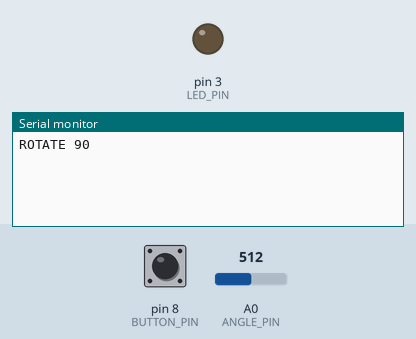
Recording of a sketch running on a simulated Arduino Uno, built with avr-gcc and run on an emulated ATmega328P. Parts: output pins drawn as LEDs (lit = HIGH), the last lines printed to the serial monitor. The inputs (shaded band) are chosen by the test bench; at power-on: pin 8 (BUTTON_PIN) LOW, A0 (ANGLE_PIN) = 512.

Above: at 1.2 s.
1.3 s: pin 8 (BUTTON_PIN) pulled HIGH for 0.15 s
At 3.0 s:
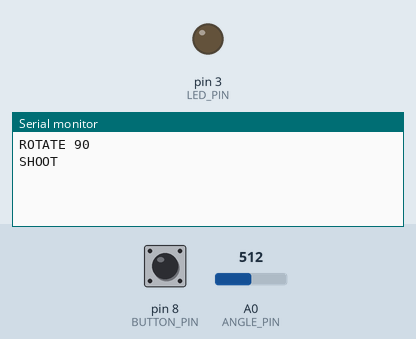
3.3 s: pin 8 (BUTTON_PIN) pulled HIGH for 1 s
At 5.5 s:
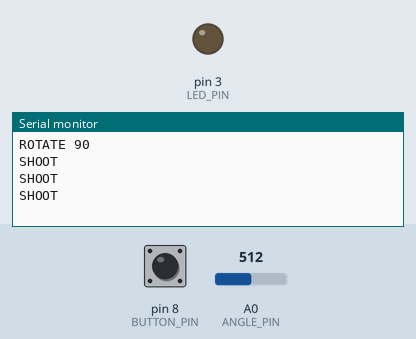
6.3 s: pin 8 (BUTTON_PIN) driven HIGH
9.3 s: pin 8 (BUTTON_PIN) driven LOW
At 10.4 s:
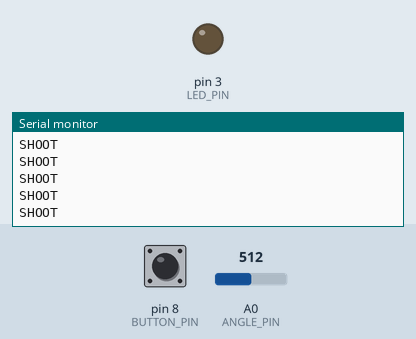

The sketch:

Bubble_Shooter_Uno_Sketch.ino
```cpp
#include <Servo.h>

/*
 * Configuración de los pins.
 * LED_PIN: Puede ser cualquier puerto digital que soporte potenciómetro
 * BUTTON_PIN: Puede ser cualquier puerto digital
 * ANGLE_PIN: Puerto del sensor de rotación. Puede ser ccualquier puerto anáogo
 */
#define LED_PIN 3
#define SERVO_PIN 7
#define BUTTON_PIN 8
#define ANGLE_PIN A0

/**
 * Constantes para calibrar el sensor de rotación.
 */
#define MIN_ANGLE_INPUT 0
#define MAX_ANGLE_INPUT 1023
#define MIN_ANGLE 20
#define MAX_ANGLE 160

/**
 * Constantes para controlarel tiempo de espera después de cada disparo
 * y entre lecturas
 */
#define DELAY_TIME 100
#define BREATH_DELAY 1

int previousAngle = 0;
// Servo servo;

/**
 * Configurar puertos
 *
 * LED: Salida
 * Button: Entrada
 * Sensor de rotación: Entrada
 * Servo: Salida
 *
 * Preparar programa para imprimir en puerto serial
 *
 */
void setup() {
  pinMode(LED_PIN, OUTPUT);
  pinMode(BUTTON_PIN, INPUT);
  pinMode(ANGLE_PIN, INPUT);
  // servo.attach(SERVO_PIN);
  Serial.begin(9600);
}

void loop() {
  angleAction();
  buttonAction();
  delay(DELAY_TIME);
}

/**
 * Detecta si hay rotación en el sensor. De se asi, gira el servo
 * según el nuevo ángulo y envia el comando ROTATE con el nuevo ángulo
 * al puerto serial
 */
void angleAction() {
  int value = analogRead(ANGLE_PIN);
  int angle = toDegrees(value);
  if (angle != previousAngle) {
    Serial.print("ROTATE ");
    Serial.println(angle);
    // servo.write(angle);
    previousAngle = angle;
  }
}

/**
 * Converte el valor del sensor de rotación en grados de rotación (0 - 180)
 *
 * @param value Valor a convertir (0 - 1023)
 * @return Ángulo de rotación (0 - 180)
 */
int toDegrees(int value) {
  int angle = map(value, MIN_ANGLE_INPUT, MAX_ANGLE_INPUT, MIN_ANGLE, MAX_ANGLE);
  return 180 - angle;
}

/**
 * Detecta si el botón está siendo presionado. De ser así, envia el
 * comando SHOOT al puerto serial y enciende el LED
 */
void buttonAction() {
  if(digitalRead(BUTTON_PIN)) {
        Serial.println("SHOOT");
        light();
    } else {
        digitalWrite(LED_PIN, LOW);
    }
}

/**
 * Enciende el LED de manera progresiva. Esto evita realizar
 * múltiples disparos al mismo tiempo, y tiene fines estéticos.
 */
void light()
{
  for(int i=0; i<256; i++)
  {
      analogWrite(LED_PIN, i);
      delay(BREATH_DELAY);
  }
  delay(BREATH_DELAY);
  for(int i=255; i>=0; i--)
  {
      analogWrite(LED_PIN, i);
      delay(BREATH_DELAY);
  }
}
```

Measured:
- after the input at 1.3 s, the serial monitor: prints a new line at once (image 1)
- after the input at 9.3 s, pin 3 (LED_PIN): stays LOW (without the input it goes to HIGH after 1.5 s)
